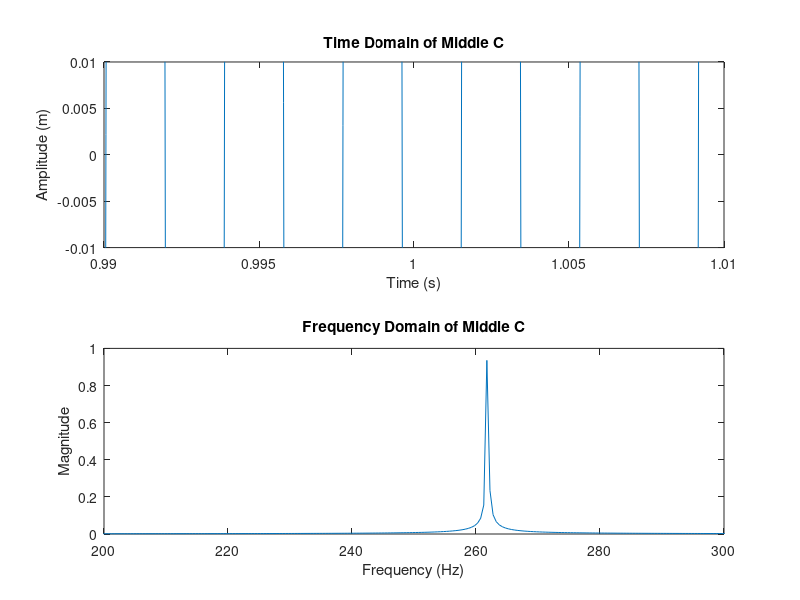

This chart was generated by the following MATLAB code:
%%%%%%%%%%%%%%%%%%%%%%%%%%%%%%%%%%% TASK 1 %%%%%%%%%%%%%%%%%%%%%%%%%%%%%%%%

% To plot and generate a sound, we need a sample frequency and a duration.
% Sample frequency must be at least double the maximum frequency of the
% signal.
middleCFreq = 261.6;

sampleFrequency = 48*10^3; % Sample rate used in high quality music
sampleDuration = 1 / sampleFrequency;
totalDuration = 2;
timeAxis = 0:sampleDuration:totalDuration-sampleDuration;


% w = 2.pi.f
% y = A.sin(w.t+theta)
signal = sin(2*pi*middleCFreq*timeAxis);

%soundObj = audioplayer(amplitudeAxis, sampleFrequency);
%play(soundObj);

% Plotting time domain
figure(1)
ax1 = subplot(2, 1, 1);
plot(timeAxis, signal);
xlabel('Time (s)');
ylabel('Amplitude (m)');
title('Time Domain of Middle C');
zoom xon;
zoom(100);

% Calculate frequency domain
fourierTransform = fft(signal) / length(signal);
fourierTransform = fftshift(abs(fourierTransform) * 2);
amplitudeAxis = fourierTransform;
frequencyAxis = sampleFrequency / 2 * linspace(-1, 1, sampleFrequency * 2);

% Plotting frequency domain
ax2 = subplot(2, 1, 2);
plot(frequencyAxis, amplitudeAxis);
xlabel('Frequency (Hz)');
ylabel('Magnitude');
title('Frequency Domain of Middle C');
zoom xon;
zoom(10000);
axis auto;
xlim(ax2, [200 300]); % Nothing special outside of this range
